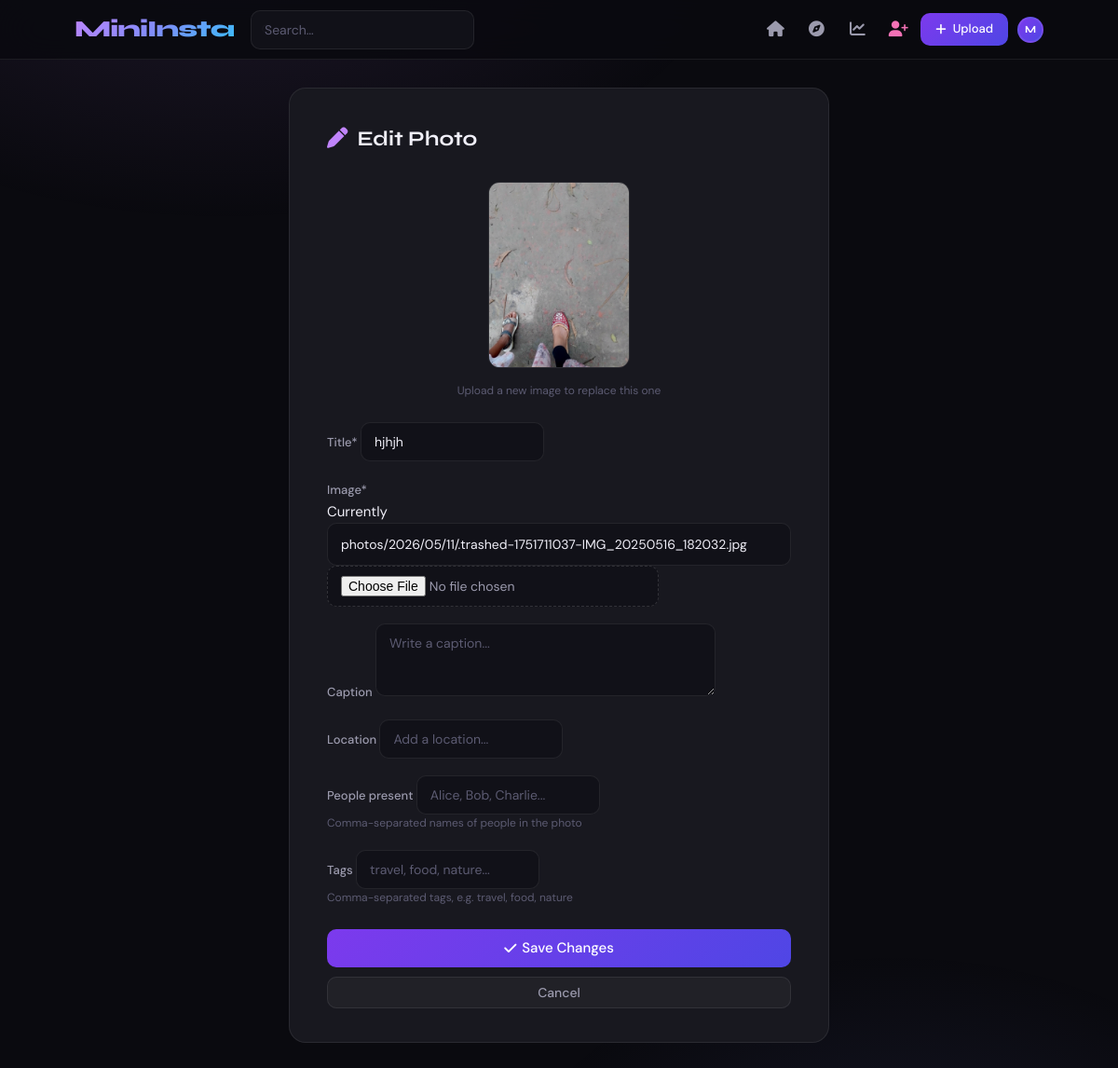
The app's page /photo/2/edit/ (signed in) with its own data.
### users/models.py (models this page shows, shortened)
class CustomUser(AbstractUser):
    ROLE_CONSUMER = 'consumer'
    ROLE_CREATOR  = 'creator'
    ROLE_CHOICES  = [
        (ROLE_CONSUMER, 'Consumer'),
        (ROLE_CREATOR,  'Creator'),
    ]
    role            = models.CharField(max_length=10, choices=ROLE_CHOICES, default=ROLE_CONSUMER)
    bio             = models.TextField(blank=True)
    profile_picture = models.ImageField(upload_to='profile_pics/', blank=True, null=True)
    website         = models.URLField(blank=True)
    location        = models.CharField(max_length=150, blank=True)
    def is_creator(self):
        return self.role == self.ROLE_CREATOR

### photos/models.py (models this page shows, shortened)
class Photo(models.Model):
    author         = models.ForeignKey(
        settings.AUTH_USER_MODEL,
        on_delete=models.CASCADE,
        related_name='photos'
    )
    title          = models.CharField(max_length=200)
    caption        = models.TextField(blank=True)
    image          = models.ImageField(upload_to='photos/%Y/%m/%d/')
    location       = models.CharField(max_length=200, blank=True)
    people_present = models.CharField(
        max_length=500,
        blank=True,
        help_text='Comma-separated names of people in the photo'
    )
    tags           = models.CharField(
        max_length=300,
        blank=True,
        help_text='Comma-separated tags, e.g. travel, food, nature'
    )
    created_at     = models.DateTimeField(auto_now_add=True, db_index=True)
    updated_at     = models.DateTimeField(auto_now=True)
    class Meta:
        ordering = ['-created_at']
        indexes = [
            models.Index(fields=['created_at']),
            models.Index(fields=['location']),
            models.Index(fields=['author']),
        ]

### photos/views.py (the view, shortened to what this page needs)
# urls.py: path('photo/<int:pk>/edit/',      views.edit_photo,         name='edit_photo'),
@login_required
@creator_required
def edit_photo(request, pk):
    photo = get_object_or_404(
        Photo,
        pk=pk
    )
    if request.method == 'POST':
        form = PhotoUploadForm(
            request.POST,
            request.FILES,
            instance=photo
        )
        if form.is_valid():
            photo = form.save()
            db.photos.update_one(
                {'photo_id': photo.id},
                {
                    '$set': {
                        'title': photo.title,
                        'caption': photo.caption,
                        'tags': photo.tags,
                        'location': photo.location,
                        'people_present': photo.people_present,
                        'image': str(photo.image),
                    }
                }
            )
            messages.success(
                request,
                'Photo updated!'
            )
            return redirect(
                'photo_detail',
                pk=pk
            )
    else:
        form = PhotoUploadForm(instance=photo)
    return render(request, 'photos/upload.html', {
        'form': form,
        'edit': True,
        'photo': photo
    })

### photos/forms.py (shortened to what this page needs)
class PhotoUploadForm(forms.ModelForm):
    class Meta:
        model = Photo
        fields = ['title', 'image', 'caption', 'location', 'people_present', 'tags']
        widgets = {
            'caption': forms.Textarea(attrs={'rows': 3, 'placeholder': 'Write a caption...'}),
            'location': forms.TextInput(attrs={'placeholder': 'Add a location...'}),
            'people_present': forms.TextInput(attrs={'placeholder': 'Alice, Bob, Charlie...'}),
            'tags': forms.TextInput(attrs={'placeholder': 'travel, food, nature...'}),
        }

### templates/photos/upload.html (shortened to what this page needs)
{% extends 'base.html' %}
{% load crispy_forms_tags %}
{% block content %}
<div class="wrap">
<div class="fbox">
  <h4><i class="fas fa-{% if edit %}pen{% else %}cloud-arrow-up{% endif %}" style="color:var(--acc);margin-right:10px"></i>{% if edit %}Edit Photo{% else %}Share a New Photo{% endif %}</h4>
  {% if edit and photo.image %}
  <div style="text-align:center;margin-bottom:24px">
    <img src="{{ photo.image.url }}" style="max-height:200px;border-radius:12px;object-fit:cover;border:1px solid var(--border);display:inline-block" alt="">
    <div class="fs12 tc3" style="margin-top:8px">Upload a new image to replace this one</div>
  </div>
  {% endif %}
  <form method="post" enctype="multipart/form-data">{% csrf_token %}
    {{ form|crispy }}
    <div class="dg" style="margin-top:24px">
      <button type="submit" class="btn btn-p lg full">
        {% if edit %}<i class="fas fa-check"></i> Save Changes{% else %}<i class="fas fa-paper-plane"></i> Share Photo{% endif %}
      </button>
      <a href="{% url 'feed' %}" class="btn btn-g full">Cancel</a>
    </div>
  </form>
</div>
</div>
{% endblock %}

### templates/base.html (shortened to what this page needs)
{% load static %}
<!DOCTYPE html>
<html lang="en">
<head>
  <link href="https://cdnjs.cloudflare.com/ajax/libs/font-awesome/6.5.0/css/all.min.css" rel="stylesheet">
  <link rel="stylesheet" href="{% static 'css/dark-overrides.css' %}">
</head>
<body>
<nav class="nav">
  <div class="nav-inner">
    <a class="brand" href="{% url 'feed' %}">MiniInsta</a>
    <form class="n-search" method="get" action="{% url 'feed' %}">
      <input type="search" name="q" placeholder="Search…" value="{{ request.GET.q }}">
    </form>
    <div class="n-acts">
      {% if user.is_authenticated %}
        <a class="nib {% if request.resolver_match.url_name == 'feed' %}on{% endif %}" href="{% url 'feed' %}" title="Home"><i class="fas fa-house"></i></a>
        <a class="nib {% if request.resolver_match.url_name == 'explore_users' %}on{% endif %}" href="{% url 'explore_users' %}" title="Explore"><i class="fas fa-compass"></i></a>
        <a class="nib {% if request.resolver_match.url_name == 'dashboard' %}on{% endif %}" href="{% url 'dashboard' %}" title="Dashboard"><i class="fas fa-chart-line"></i></a>
        {% if user.is_staff %}<a class="nib" href="{% url 'create_creator' %}" title="Add Creator" style="color:var(--pink)"><i class="fas fa-user-plus"></i></a>{% endif %}
        {% if user.is_creator %}
          <a class="btn-up" href="{% url 'upload_photo' %}"><i class="fas fa-plus"></i> Upload</a>
        {% endif %}
        <div class="drop" style="margin-left:6px">
          <a href="#" style="display:flex;align-items:center;">
            {% if user.profile_picture %}<img src="{{ user.profile_picture.url }}" class="av av28" alt="">
            {% else %}<div class="avph av28" style="font-size:11px">{{ user.username|first|upper }}</div>{% endif %}
          </a>
        </div>
      {% else %}
        <a class="nib" style="font-size:14px;font-weight:500;padding:0 10px;width:auto;" href="{% url 'login' %}">Log In</a>
        <a class="btn-up" href="{% url 'register' %}">Sign Up</a>
      {% endif %}
    </div>
  </div>
</nav>
<main>{% block content %}{% endblock %}</main>
</body>
</html>

### static/css/dark-overrides.css (style rules this page uses)
.form-control, .form-select, input[type="text"], input[type="email"], input[type="password"], input[type="url"], input[type="search"], input[type="number"], textarea, select { background-color: #111118 !important; border: 1px solid rgba(255,255,255,0.08) !important; color: #f0eff8 !important; border-radius: 10px !important; padding: 11px 14px !important; font-family: 'DM Sans', sans-serif !important; font-size: 14px !important; transition: border-color .2s, box-shadow .2s !important; box-shadow: none !important; }
.form-control::placeholder, input::placeholder, textarea::placeholder { color: #5c5b72 !important; }
label, .form-label, .col-form-label { color: #9b9aad !important; font-size: 13px !important; font-weight: 500 !important; margin-bottom: 6px !important; }
.form-text, .helptext, small.text-muted { color: #5c5b72 !important; font-size: 12px !important; }
input[type="file"] { background: #111118 !important; border: 1px dashed rgba(255,255,255,0.14) !important; color: #9b9aad !important; cursor: pointer !important; padding: 10px 14px !important; }
.mb-3 { margin-bottom: 18px !important; }

### records on screen
CustomUser: username|first "M"
Photo: image (picture), title "hjhjh"
